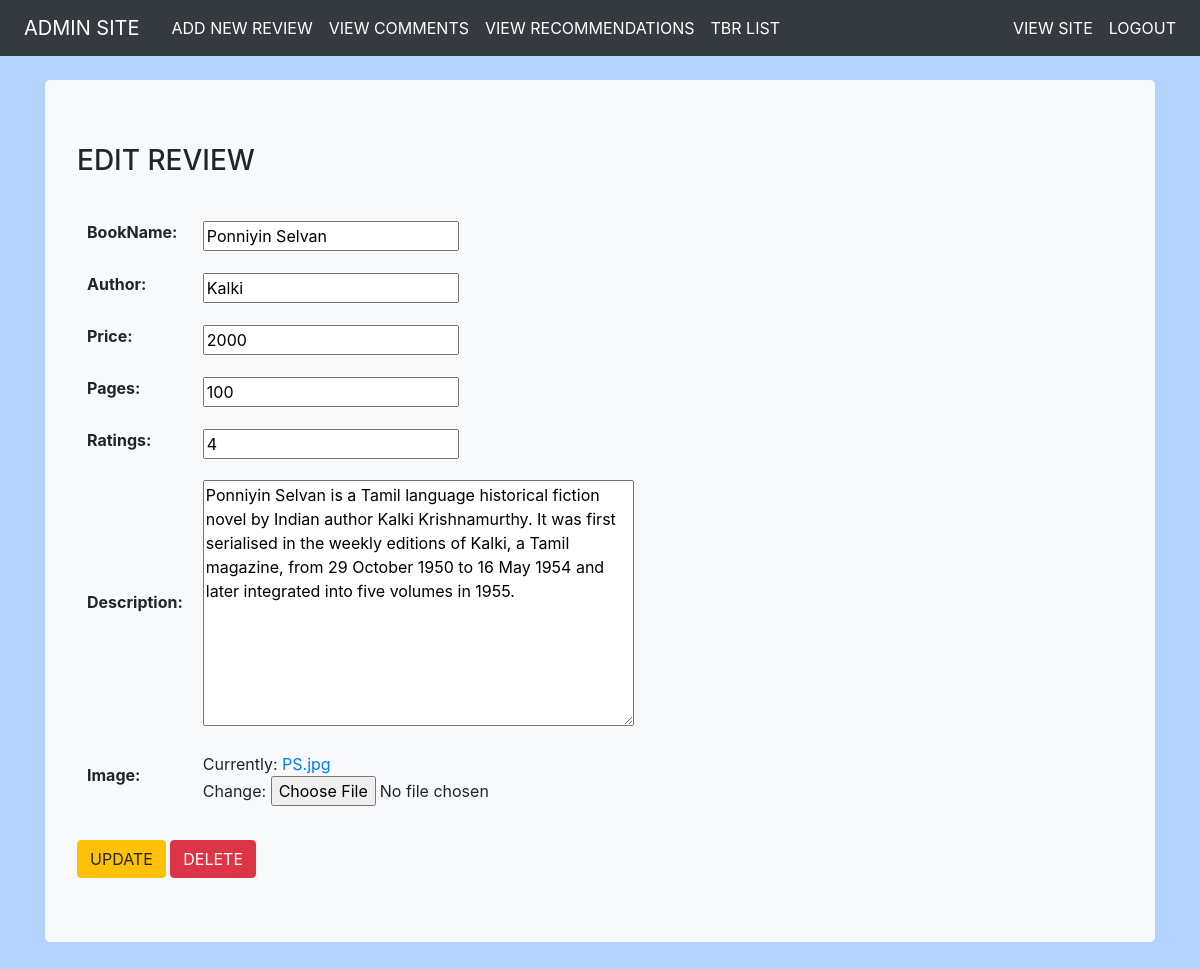
The app's page /profile/edit/1 (signed in) with its own data.
### blog/models.py (models this page shows, shortened)
class Books(models.Model):
    bookName = models.CharField(max_length=40)
    author = models.CharField(max_length=20)
    price = models.IntegerField()
    pages = models.IntegerField(blank=True)
    ratings = models.IntegerField(validators=[MinValueValidator(1),MaxValueValidator(5)])
    description = models.TextField()
    image = models.ImageField(upload_to="", default="")

### blog/views.py (the view)
# urls.py: path('profile/edit/<id>',login_required(EditReview.as_view()),name='edit'),
class EditReview(UpdateView):
    model = Books
    fields = "__all__"
    success_url = reverse_lazy('profile')
    template_name = 'editReview.html'
    context_object_name = 'obj'
    def get_object(self, queryset=None):
        obj = get_object_or_404(Books,pk=self.kwargs['id'])
        return obj

### templates/editReview.html (shortened to what this page needs)
{%extends 'profile.html'%}
{%block content%}
    <div class="container">
        <div class="jumbotron bg-light">
            <h3>EDIT REVIEW</h3><br>
              <form method="post" enctype="multipart/form-data">
                  <table>
                    {{form.as_table}}
                  </table><br>
                <input type="submit" value="UPDATE" class="btn btn-warning">
                <a href="/profile/delete/{{obj.id}}" class="btn btn-danger">DELETE</a>
              </form>
        </div>
    </div>
{%endblock%}

### templates/profile.html (style rules this page uses)
th,td { padding:10px; }

### records on screen
Books: bookName "Ponniyin Selvan", author "Kalki", price "2000", pages "100", ratings "4", description "Ponniyin Selvan is a Tamil language historical fiction novel by Indian author Kalki Krishnamurthy. It was first serialised in the weekly editions of Kalki, a Tamil magazine, from 29 October 1950 to 16 May 1954 and later integrated into five volumes in 1955."
